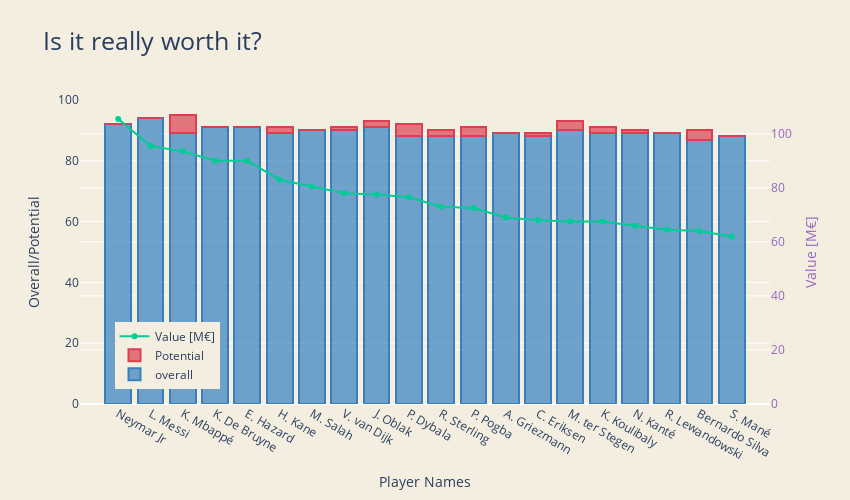

Here is the notebook cell this chart was saved with:
### Code cell
trace1 = go.Bar(
    x = players_value["short_name"].tolist(),
    y = players_value["overall"].tolist(),
    name='overall',
    marker=dict(
        color='rgba(55, 128, 191, 0.7)',
        line=dict(
            color='rgba(55, 128, 191, 1.0)',
            width=2,
        )
    )
)

trace2 = go.Bar(
    x = players_value["short_name"].tolist(),
    y = players_value["PotentialPoints"].tolist(),
    name='Potential',
    marker=dict(
        color='rgba(219, 64, 82, 0.7)',
        line=dict(
            color='rgba(219, 64, 82, 1.0)',
            width=2,
        )
    )
)

trace3 = go.Scatter(
    x = players_value["short_name"].tolist(),
    y = (players_value["ValueNum"] / 1000000).tolist(),
    name='Value [M€]',
    mode = 'lines+markers',
    yaxis='y2'
)

data = [trace1, trace2,trace3]

layout = go.Layout(
    barmode='stack',
    title = 'Player Potential vs Value',
    titlefont=dict(size=25),
    width=850,
    height=500,
    paper_bgcolor='rgb(244, 238, 225)',
    plot_bgcolor='rgb(244, 238, 225)',
    yaxis = dict(
        title= 'Overall/Potential',
        anchor = 'x',
        rangemode='tozero'
    ),
    xaxis = dict(title= 'Player Names'),
    yaxis2=dict(
        title='Value [M€]',
        titlefont=dict(
            color='rgb(148, 103, 189)'
        ),
        tickfont=dict(
            color='rgb(148, 103, 189)'
        ),
        overlaying='y',
        side='right',
        anchor = 'x',
        rangemode = 'tozero',
        dtick = 20
    ),
    legend=dict(x=0.05, y=0.05)
)

fig = go.Figure(data=data, layout=layout)
py.iplot(fig)

### Figure 1 — Plotly figure (JSON) as saved in the notebook; plotly's stock layout.template omitted (floating-point values rounded to 4 significant figures)
{"data": [{"marker": {"color": "rgba(55, 128, 191, 0.7)", "line": {"color": "rgba(55, 128, 191, 1.0)", "width": 2}}, "name": "overall", "type": "bar", "x": ["Neymar Jr", "L. Messi", "K. Mbappé", "K. De Bruyne", "E. Hazard", "H. Kane", "M. Salah", "V. van Dijk", "J. Oblak", "P. Dybala", "R. Sterling", "P. Pogba", "A. Griezmann", "C. Eriksen", "M. ter Stegen", "K. Koulibaly", "N. Kanté", "R. Lewandowski", "Bernardo Silva", "S. Mané"], "y": [92, 94, 89, 91, 91, 89, 90, 90, 91, 88, 88, 88, 89, 88, 90, 89, 89, 89, 87, 88]}, {"marker": {"color": "rgba(219, 64, 82, 0.7)", "line": {"color": "rgba(219, 64, 82, 1.0)", "width": 2}}, "name": "Potential", "type": "bar", "x": ["Neymar Jr", "L. Messi", "K. Mbappé", "K. De Bruyne", "E. Hazard", "H. Kane", "M. Salah", "V. van Dijk", "J. Oblak", "P. Dybala", "R. Sterling", "P. Pogba", "A. Griezmann", "C. Eriksen", "M. ter Stegen", "K. Koulibaly", "N. Kanté", "R. Lewandowski", "Bernardo Silva", "S. Mané"], "y": [0, 0, 6, 0, 0, 2, 0, 1, 2, 4, 2, 3, 0, 1, 3, 2, 1, 0, 3, 0]}, {"mode": "lines+markers", "name": "Value [M€]", "type": "scatter", "x": ["Neymar Jr", "L. Messi", "K. Mbappé", "K. De Bruyne", "E. Hazard", "H. Kane", "M. Salah", "V. van Dijk", "J. Oblak", "P. Dybala", "R. Sterling", "P. Pogba", "A. Griezmann", "C. Eriksen", "M. ter Stegen", "K. Koulibaly", "N. Kanté", "R. Lewandowski", "Bernardo Silva", "S. Mané"], "y": [105.5, 95.5, 93.5, 90, 90, 83, 80.5, 78, 77.5, 76.5, 73, 72.5, 69, 68, 67.5, 67.5, 66, 64.5, 64, 62], "yaxis": "y2"}], "layout": {"barmode": "stack", "height": 500, "legend": {"x": 0.05, "y": 0.05}, "paper_bgcolor": "rgb(244, 238, 225)", "plot_bgcolor": "rgb(244, 238, 225)", "title": {"font": {"size": 25}, "text": "Is it really worth it?"}, "width": 850, "xaxis": {"title": {"text": "Player Names"}}, "yaxis": {"anchor": "x", "rangemode": "tozero", "title": {"text": "Overall/Potential"}}, "yaxis2": {"anchor": "x", "dtick": 20, "overlaying": "y", "rangemode": "tozero", "side": "right", "tickfont": {"color": "rgb(148, 103, 189)"}, "title": {"font": {"color": "rgb(148, 103, 189)"}, "text": "Value [M€]"}}}}
